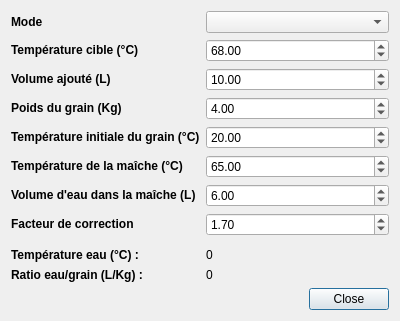
<?xml version="1.0" encoding="UTF-8"?>
<ui version="4.0">
 <class>DialogPaliers</class>
 <widget class="QDialog" name="DialogPaliers">
  <property name="geometry">
   <rect>
    <x>0</x>
    <y>0</y>
    <width>400</width>
    <height>316</height>
   </rect>
  </property>
  <property name="windowTitle">
   <string>Assistant paliers</string>
  </property>
  <layout class="QGridLayout" name="gridLayout">
   <item row="2" column="0">
    <widget class="QDialogButtonBox" name="buttonBox">
     <property name="orientation">
      <enum>Qt::Horizontal</enum>
     </property>
     <property name="standardButtons">
      <set>QDialogButtonBox::Close</set>
     </property>
    </widget>
   </item>
   <item row="1" column="0">
    <layout class="QFormLayout" name="formLayout">
     <item row="2" column="0">
      <widget class="QLabel" name="label">
       <property name="text">
        <string>&lt;!DOCTYPE HTML PUBLIC &quot;-//W3C//DTD HTML 4.0//EN&quot; &quot;http://www.w3.org/TR/REC-html40/strict.dtd&quot;&gt;
&lt;html&gt;&lt;head&gt;&lt;meta name=&quot;qrichtext&quot; content=&quot;1&quot; /&gt;&lt;style type=&quot;text/css&quot;&gt;
p, li { white-space: pre-wrap; }
&lt;/style&gt;&lt;/head&gt;&lt;body style=&quot; font-family:'Droid Sans'; font-size:9pt; font-weight:400; font-style:normal;&quot;&gt;
&lt;p style=&quot; margin-top:0px; margin-bottom:0px; margin-left:0px; margin-right:0px; -qt-block-indent:0; text-indent:0px;&quot;&gt;&lt;span style=&quot; font-weight:600;&quot;&gt;Température cible (°C)&lt;/span&gt;&lt;/p&gt;&lt;/body&gt;&lt;/html&gt;</string>
       </property>
      </widget>
     </item>
     <item row="3" column="0">
      <widget class="QLabel" name="label_2">
       <property name="text">
        <string>&lt;!DOCTYPE HTML PUBLIC &quot;-//W3C//DTD HTML 4.0//EN&quot; &quot;http://www.w3.org/TR/REC-html40/strict.dtd&quot;&gt;
&lt;html&gt;&lt;head&gt;&lt;meta name=&quot;qrichtext&quot; content=&quot;1&quot; /&gt;&lt;style type=&quot;text/css&quot;&gt;
p, li { white-space: pre-wrap; }
&lt;/style&gt;&lt;/head&gt;&lt;body style=&quot; font-family:'Droid Sans'; font-size:9pt; font-weight:400; font-style:normal;&quot;&gt;
&lt;p style=&quot; margin-top:0px; margin-bottom:0px; margin-left:0px; margin-right:0px; -qt-block-indent:0; text-indent:0px;&quot;&gt;&lt;span style=&quot; font-weight:600;&quot;&gt;Volume ajouté (L)&lt;/span&gt;&lt;/p&gt;&lt;/body&gt;&lt;/html&gt;</string>
       </property>
      </widget>
     </item>
     <item row="4" column="0">
      <widget class="QLabel" name="label_3">
       <property name="text">
        <string>&lt;!DOCTYPE HTML PUBLIC &quot;-//W3C//DTD HTML 4.0//EN&quot; &quot;http://www.w3.org/TR/REC-html40/strict.dtd&quot;&gt;
&lt;html&gt;&lt;head&gt;&lt;meta name=&quot;qrichtext&quot; content=&quot;1&quot; /&gt;&lt;style type=&quot;text/css&quot;&gt;
p, li { white-space: pre-wrap; }
&lt;/style&gt;&lt;/head&gt;&lt;body style=&quot; font-family:'Droid Sans'; font-size:9pt; font-weight:400; font-style:normal;&quot;&gt;
&lt;p style=&quot; margin-top:0px; margin-bottom:0px; margin-left:0px; margin-right:0px; -qt-block-indent:0; text-indent:0px;&quot;&gt;&lt;span style=&quot; font-weight:600;&quot;&gt;Poids du grain (Kg)&lt;/span&gt;&lt;/p&gt;&lt;/body&gt;&lt;/html&gt;</string>
       </property>
      </widget>
     </item>
     <item row="5" column="0">
      <widget class="QLabel" name="label_4">
       <property name="text">
        <string>&lt;!DOCTYPE HTML PUBLIC &quot;-//W3C//DTD HTML 4.0//EN&quot; &quot;http://www.w3.org/TR/REC-html40/strict.dtd&quot;&gt;
&lt;html&gt;&lt;head&gt;&lt;meta name=&quot;qrichtext&quot; content=&quot;1&quot; /&gt;&lt;style type=&quot;text/css&quot;&gt;
p, li { white-space: pre-wrap; }
&lt;/style&gt;&lt;/head&gt;&lt;body style=&quot; font-family:'Droid Sans'; font-size:9pt; font-weight:400; font-style:normal;&quot;&gt;
&lt;p style=&quot; margin-top:0px; margin-bottom:0px; margin-left:0px; margin-right:0px; -qt-block-indent:0; text-indent:0px;&quot;&gt;&lt;span style=&quot; font-weight:600;&quot;&gt;Température initiale du grain (°C)&lt;/span&gt;&lt;/p&gt;&lt;/body&gt;&lt;/html&gt;</string>
       </property>
      </widget>
     </item>
     <item row="10" column="0">
      <widget class="QLabel" name="label_5">
       <property name="text">
        <string>&lt;!DOCTYPE HTML PUBLIC &quot;-//W3C//DTD HTML 4.0//EN&quot; &quot;http://www.w3.org/TR/REC-html40/strict.dtd&quot;&gt;
&lt;html&gt;&lt;head&gt;&lt;meta name=&quot;qrichtext&quot; content=&quot;1&quot; /&gt;&lt;style type=&quot;text/css&quot;&gt;
p, li { white-space: pre-wrap; }
&lt;/style&gt;&lt;/head&gt;&lt;body style=&quot; font-family:'Droid Sans'; font-size:9pt; font-weight:400; font-style:normal;&quot;&gt;
&lt;p style=&quot; margin-top:0px; margin-bottom:0px; margin-left:0px; margin-right:0px; -qt-block-indent:0; text-indent:0px;&quot;&gt;&lt;span style=&quot; font-weight:600;&quot;&gt;Température eau (°C) : &lt;/span&gt;&lt;/p&gt;&lt;/body&gt;&lt;/html&gt;</string>
       </property>
      </widget>
     </item>
     <item row="11" column="0">
      <widget class="QLabel" name="label_6">
       <property name="text">
        <string>&lt;!DOCTYPE HTML PUBLIC &quot;-//W3C//DTD HTML 4.0//EN&quot; &quot;http://www.w3.org/TR/REC-html40/strict.dtd&quot;&gt;
&lt;html&gt;&lt;head&gt;&lt;meta name=&quot;qrichtext&quot; content=&quot;1&quot; /&gt;&lt;style type=&quot;text/css&quot;&gt;
p, li { white-space: pre-wrap; }
&lt;/style&gt;&lt;/head&gt;&lt;body style=&quot; font-family:'Droid Sans'; font-size:9pt; font-weight:400; font-style:normal;&quot;&gt;
&lt;p style=&quot; margin-top:0px; margin-bottom:0px; margin-left:0px; margin-right:0px; -qt-block-indent:0; text-indent:0px;&quot;&gt;&lt;span style=&quot; font-weight:600;&quot;&gt;Ratio eau/grain (L/Kg) : &lt;/span&gt;&lt;/p&gt;&lt;/body&gt;&lt;/html&gt;</string>
       </property>
      </widget>
     </item>
     <item row="2" column="1">
      <widget class="QDoubleSpinBox" name="doubleSpinBoxTargetTemp">
       <property name="value">
        <double>68.000000000000000</double>
       </property>
      </widget>
     </item>
     <item row="3" column="1">
      <widget class="QDoubleSpinBox" name="doubleSpinBoxAddedVolume">
       <property name="value">
        <double>10.000000000000000</double>
       </property>
      </widget>
     </item>
     <item row="4" column="1">
      <widget class="QDoubleSpinBox" name="doubleSpinBoxGrainW">
       <property name="value">
        <double>4.000000000000000</double>
       </property>
      </widget>
     </item>
     <item row="5" column="1">
      <widget class="QDoubleSpinBox" name="doubleSpinBoxGrainT">
       <property name="value">
        <double>20.000000000000000</double>
       </property>
      </widget>
     </item>
     <item row="10" column="1">
      <widget class="QLabel" name="labelTempWater">
       <property name="text">
        <string>0</string>
       </property>
      </widget>
     </item>
     <item row="11" column="1">
      <widget class="QLabel" name="labelRatio">
       <property name="text">
        <string>0</string>
       </property>
      </widget>
     </item>
     <item row="9" column="1">
      <spacer name="verticalSpacer">
       <property name="orientation">
        <enum>Qt::Vertical</enum>
       </property>
       <property name="sizeHint" stdset="0">
        <size>
         <width>20</width>
         <height>40</height>
        </size>
       </property>
      </spacer>
     </item>
     <item row="8" column="0">
      <widget class="QLabel" name="label_7">
       <property name="text">
        <string>&lt;!DOCTYPE HTML PUBLIC &quot;-//W3C//DTD HTML 4.0//EN&quot; &quot;http://www.w3.org/TR/REC-html40/strict.dtd&quot;&gt;
&lt;html&gt;&lt;head&gt;&lt;meta name=&quot;qrichtext&quot; content=&quot;1&quot; /&gt;&lt;style type=&quot;text/css&quot;&gt;
p, li { white-space: pre-wrap; }
&lt;/style&gt;&lt;/head&gt;&lt;body style=&quot; font-family:'Droid Sans'; font-size:9pt; font-weight:400; font-style:normal;&quot;&gt;
&lt;p style=&quot; margin-top:0px; margin-bottom:0px; margin-left:0px; margin-right:0px; -qt-block-indent:0; text-indent:0px;&quot;&gt;&lt;span style=&quot; font-weight:600;&quot;&gt;Facteur de correction &lt;/span&gt;&lt;/p&gt;&lt;/body&gt;&lt;/html&gt;</string>
       </property>
      </widget>
     </item>
     <item row="8" column="1">
      <widget class="QDoubleSpinBox" name="doubleSpinBoxFudgeFactor">
       <property name="value">
        <double>1.700000000000000</double>
       </property>
      </widget>
     </item>
     <item row="6" column="0">
      <widget class="QLabel" name="label_8">
       <property name="text">
        <string>&lt;!DOCTYPE HTML PUBLIC &quot;-//W3C//DTD HTML 4.0//EN&quot; &quot;http://www.w3.org/TR/REC-html40/strict.dtd&quot;&gt;
&lt;html&gt;&lt;head&gt;&lt;meta name=&quot;qrichtext&quot; content=&quot;1&quot; /&gt;&lt;style type=&quot;text/css&quot;&gt;
p, li { white-space: pre-wrap; }
&lt;/style&gt;&lt;/head&gt;&lt;body style=&quot; font-family:'Droid Sans'; font-size:9pt; font-weight:400; font-style:normal;&quot;&gt;
&lt;p style=&quot; margin-top:0px; margin-bottom:0px; margin-left:0px; margin-right:0px; -qt-block-indent:0; text-indent:0px;&quot;&gt;&lt;span style=&quot; font-weight:600;&quot;&gt;Température de la maîche (°C)&lt;/span&gt;&lt;/p&gt;&lt;/body&gt;&lt;/html&gt;</string>
       </property>
      </widget>
     </item>
     <item row="1" column="1">
      <widget class="QComboBox" name="comboBoxPaliers"/>
     </item>
     <item row="6" column="1">
      <widget class="QDoubleSpinBox" name="doubleSpinBoxMashTemp">
       <property name="value">
        <double>65.000000000000000</double>
       </property>
      </widget>
     </item>
     <item row="7" column="0">
      <widget class="QLabel" name="label_9">
       <property name="text">
        <string>&lt;!DOCTYPE HTML PUBLIC &quot;-//W3C//DTD HTML 4.0//EN&quot; &quot;http://www.w3.org/TR/REC-html40/strict.dtd&quot;&gt;
&lt;html&gt;&lt;head&gt;&lt;meta name=&quot;qrichtext&quot; content=&quot;1&quot; /&gt;&lt;style type=&quot;text/css&quot;&gt;
p, li { white-space: pre-wrap; }
&lt;/style&gt;&lt;/head&gt;&lt;body style=&quot; font-family:'Droid Sans'; font-size:9pt; font-weight:400; font-style:normal;&quot;&gt;
&lt;p style=&quot; margin-top:0px; margin-bottom:0px; margin-left:0px; margin-right:0px; -qt-block-indent:0; text-indent:0px;&quot;&gt;&lt;span style=&quot; font-weight:600;&quot;&gt;Volume d'eau dans la maîche (L)&lt;/span&gt;&lt;/p&gt;&lt;/body&gt;&lt;/html&gt;</string>
       </property>
      </widget>
     </item>
     <item row="7" column="1">
      <widget class="QDoubleSpinBox" name="doubleSpinBoxStartWater">
       <property name="value">
        <double>6.000000000000000</double>
       </property>
      </widget>
     </item>
     <item row="1" column="0">
      <widget class="QLabel" name="label_10">
       <property name="text">
        <string>&lt;!DOCTYPE HTML PUBLIC &quot;-//W3C//DTD HTML 4.0//EN&quot; &quot;http://www.w3.org/TR/REC-html40/strict.dtd&quot;&gt;
&lt;html&gt;&lt;head&gt;&lt;meta name=&quot;qrichtext&quot; content=&quot;1&quot; /&gt;&lt;style type=&quot;text/css&quot;&gt;
p, li { white-space: pre-wrap; }
&lt;/style&gt;&lt;/head&gt;&lt;body style=&quot; font-family:'Droid Sans'; font-size:9pt; font-weight:400; font-style:normal;&quot;&gt;
&lt;p style=&quot; margin-top:0px; margin-bottom:0px; margin-left:0px; margin-right:0px; -qt-block-indent:0; text-indent:0px;&quot;&gt;&lt;span style=&quot; font-weight:600;&quot;&gt;Mode&lt;/span&gt;&lt;/p&gt;&lt;/body&gt;&lt;/html&gt;</string>
       </property>
      </widget>
     </item>
    </layout>
   </item>
  </layout>
 </widget>
 <resources/>
 <connections>
  <connection>
   <sender>buttonBox</sender>
   <signal>accepted()</signal>
   <receiver>DialogPaliers</receiver>
   <slot>accept()</slot>
   <hints>
    <hint type="sourcelabel">
     <x>248</x>
     <y>254</y>
    </hint>
    <hint type="destinationlabel">
     <x>157</x>
     <y>274</y>
    </hint>
   </hints>
  </connection>
  <connection>
   <sender>buttonBox</sender>
   <signal>rejected()</signal>
   <receiver>DialogPaliers</receiver>
   <slot>reject()</slot>
   <hints>
    <hint type="sourcelabel">
     <x>316</x>
     <y>260</y>
    </hint>
    <hint type="destinationlabel">
     <x>286</x>
     <y>274</y>
    </hint>
   </hints>
  </connection>
 </connections>
</ui>
